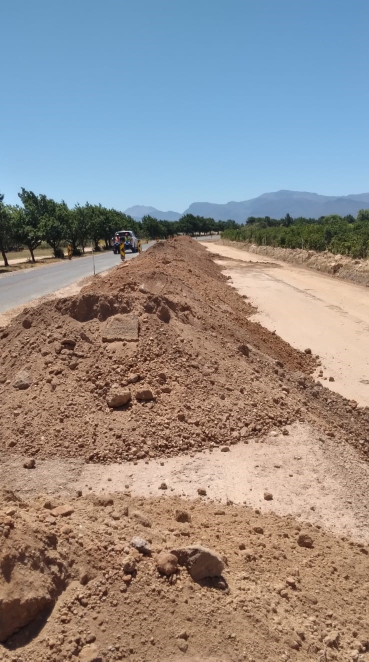
#> input picture Anura.jpeg, 738 x 1323 px (shown at 1/2 size)
$ python -i sedimentscanner.py   (imports and definitions only)
#> lines starting #> are read from the running program, lines starting #| are printed output that depends on the picture; after the words box and inside, x2 and y2 are one past the last pixel; in counts of white or black regions, pixels touching at a corner belong together
import cv2
import numpy as np
import tkinter as tk
from tkinter import filedialog
from tkinter import messagebox
from PIL import Image, ImageTk

# Function to analyze the uploaded soil image
def analyze_soil_layers(image_path):
    # Load the image using OpenCV
#> called with image_path = 'Anura.jpeg'
    image = cv2.imread(image_path)
#> image is the input picture: shape (1323, 738, 3); mean B, G, R 139.3, 141.1, 146.5
    original = image.copy()

    # Get the center of the image to focus on the central 10%
    height, width = image.shape[:2]
#> height = 1323; width = 738
    center_y, center_x = height // 2, width // 2
#> center_y = 661; center_x = 369

    # Define the region of interest (central 10%)
    margin = int(0.1 * height)
#> margin = 132
    roi = image[center_y - margin:center_y + margin, center_x - margin:center_x + margin]

    # Convert to grayscale for better analysis
    gray = cv2.cvtColor(roi, cv2.COLOR_BGR2GRAY)
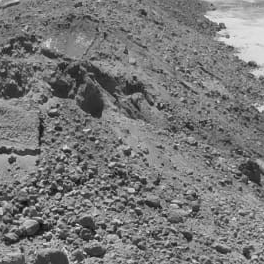
#> gray: shape (264, 264); min 11, max 233, mean 120.2

    # Apply Gaussian Blur to reduce noise
    blurred = cv2.GaussianBlur(gray, (5, 5), 0)
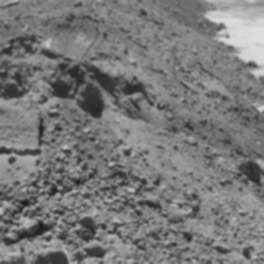
#> blurred: shape (264, 264); min 23, max 222, mean 120.2

    # Use edge detection to identify contours (soil layers)
    edges = cv2.Canny(blurred, 50, 150)
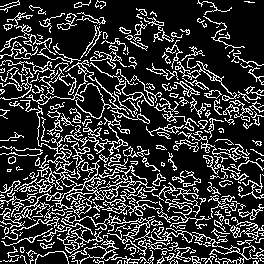
#> edges: shape (264, 264); 21% white in thin lines or dots

    # Find contours based on the edge detection
    contours, _ = cv2.findContours(edges, cv2.RETR_TREE, cv2.CHAIN_APPROX_SIMPLE)
#> contours = 484 contours, 336 with area under 20; largest, box (x1, y1, x2, y2) and area: (20, 100, 158, 218) 1134, (107, 215, 264, 264) 528, (60, 185, 95, 211) 254, (26, 60, 129, 119) 202, (14, 155, 56, 193) 161

    # Initialize a list for storing layer information
    layers = []

    total_area = roi.shape[0] * roi.shape[1]  # Total area of the region of interest
#> total_area = 69696

    # Process each detected contour
    for idx, contour in enumerate(contours):
        # Skip small contours (noise)
        if cv2.contourArea(contour) < 500:
            continue

        # Create a mask for the current layer
        mask = np.zeros_like(gray)
        cv2.drawContours(mask, [contour], -1, 255, -1)

        # Calculate the area of the current layer
        layer_area = cv2.contourArea(contour)
        percentage = (layer_area / total_area) * 100

        # Extract the region of interest for this layer
        layer = cv2.bitwise_and(roi, roi, mask=mask)

        # Analyze the grain size and soil type
        grain_size = analyze_grain_size(mask)
        soil_type = classify_soil(layer)

        # Store the layer's results
        layers.append({
            "index": idx + 1,
            "grain_size": grain_size,
            "soil_type": soil_type,
            "area": layer_area,
            "percentage": percentage
        })

        # Annotate the image with the layer information
        M = cv2.moments(contour)
        if M["m00"] != 0:
            cX = int(M["m10"] / M["m00"]) + (center_x - margin)  # Adjust to original image coordinates
            cY = int(M["m01"] / M["m00"]) + (center_y - margin)

            cv2.putText(image, f"Layer {idx + 1}: {soil_type} ({percentage:.2f}%)",
                        (cX, cY), cv2.FONT_HERSHEY_SIMPLEX, 1, (255, 255, 255), 2)

        # Draw colored contour and center of the layer
        color = (0, 255, 255)  # Yellow contour for better visibility
        cv2.drawContours(image, [contour], -1, color, 2)
        cv2.circle(image, (cX, cY), 7, (255, 255, 255), -1)
#> this loop made 484 passes
#> (layer_area, percentage, grain_size, cX, cY) on passes 89, 321: (528, 0.758, 528, 421, 770), (1134.5, 1.63, 1134.5, 327, 711)
#> contour on passes 2, 14, 24, 38: [[0, 261], [1, 261]], [[195, 262], [196, 261], [197, 262], [196, 263]], [[138, 250], [138, 251], [137, 252], [138, 251]], [[182, 239], [183, 239]]
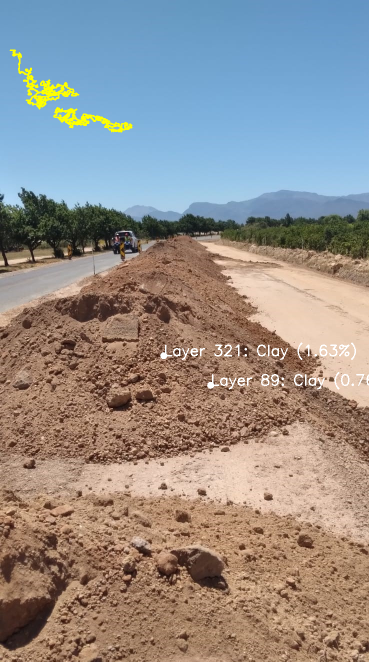
#> image: shape (1323, 738, 3) (shown at 1/2 size); 1.06% of pixels changed, all inside (x1, y1, x2, y2) = (19, 99, 738, 779)
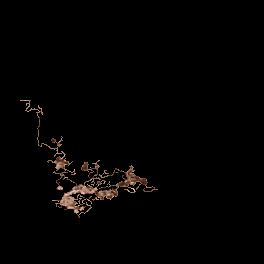
#> layer: shape (264, 264, 3); mean B, G, R 2.1, 2.7, 3.6
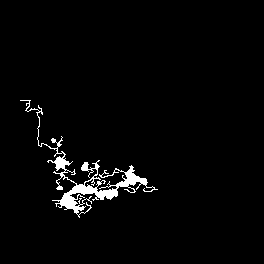
#> mask: shape (264, 264); 2.6% white; 1 white region, box (x1, y1, x2, y2) and area: (20, 100, 158, 218) 1827
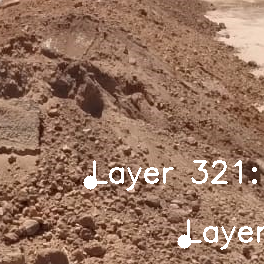
#> roi: shape (264, 264, 3); mean B, G, R 95.1, 115.6, 150.7
#> after the loop, layers = 2 items

    # Save the annotated image
    annotated_image_path = "annotated_soil_image.jpg"
    cv2.imwrite(annotated_image_path, image)

    return layers, annotated_image_path

# Function to analyze grain size based on contours
def analyze_grain_size(mask):
    contours, _ = cv2.findContours(mask, cv2.RETR_TREE, cv2.CHAIN_APPROX_SIMPLE)
    areas = [cv2.contourArea(c) for c in contours if cv2.contourArea(c) > 10]
    if len(areas) == 0:
        return 0
    return sum(areas) / len(areas)

# Function to classify soil type based on image color
def classify_soil(layer):
    # Convert to HSV to analyze color for soil classification
    hsv = cv2.cvtColor(layer, cv2.COLOR_BGR2HSV)
    mean_color = cv2.mean(hsv)[:3]

    # Basic classification based on color in HSV space
    if mean_color[1] < 50 and mean_color[2] > 200:
        return "Sand"
    elif mean_color[2] < 50:
        return "Clay"
    elif 50 < mean_color[1] < 150:
        return "Silt"
    else:
        return "Aggregate"

# Function to open file dialog for selecting an image
def upload_image():
    file_path = filedialog.askopenfilename(filetypes=[("Image Files", "*.jpg;*.jpeg;*.png")])
    if file_path:
        try:
            # Analyze the image immediately after uploading
            results, annotated_image_path = analyze_soil_layers(file_path)

            # Display results in the UI
            display_results(results, annotated_image_path)
        except Exception as e:
            messagebox.showerror("Error", f"Error processing the image: {e}")

# Function to display results on the UI
def display_results(results, annotated_image_path):
    # Display the annotated image
    img = Image.open(annotated_image_path)
    img = img.resize((400, 400))  # Resize to fit the UI
    img_tk = ImageTk.PhotoImage(img)
    img_label.config(image=img_tk)
    img_label.image = img_tk  # Keep a reference to avoid garbage collection

    # Show text results with proper spacing
    result_text = ""
    for result in results:
        result_text += (f"Layer {result['index']}:\n"
                        f"  Soil Type: {result['soil_type']}\n"
                        f"  Grain Size: {result['grain_size']:.2f}\n"
                        f"  Area: {result['area']:.2f} px\n"
                        f"  Percentage of total: {result['percentage']:.2f}%\n\n")

    result_label.config(text=result_text)

# Create the main window
# [2 lines not run here, left out]

# Create buttons and labels
# [1 line that did not run here, left out]
# [1 line not run here, left out]

# Create a frame to hold image and result display separately
# [1 line that did not run here, left out]
# [1 line not run here, left out]

# Label to display the image
# [1 line that did not run here, left out]
# [1 line not run here, left out]

# Label to display results
# [1 line that did not run here, left out]
# [4 lines not run here, left out]

>>> result = analyze_soil_layers('Anura.jpeg')

$ run again, on OttersBend.jpeg
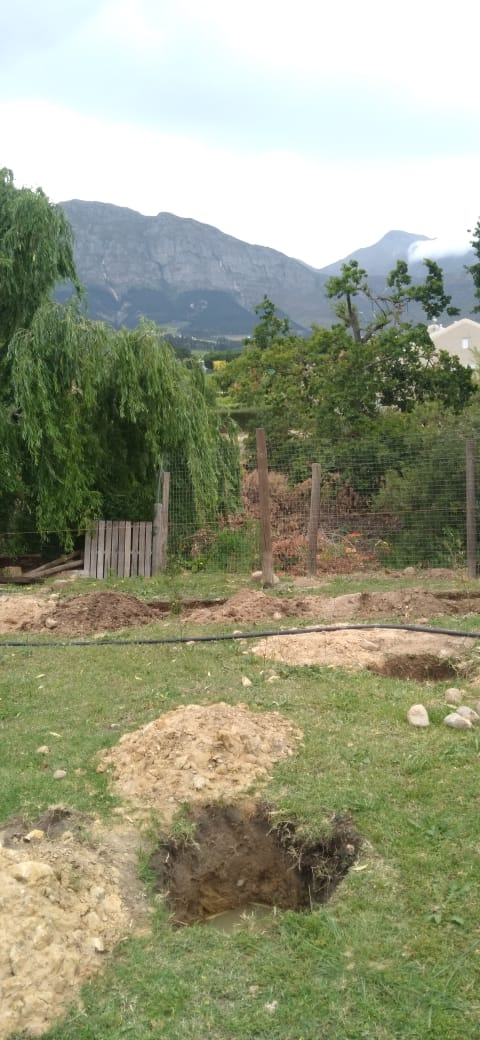
#> input picture OttersBend.jpeg, 480 x 1040 px
#> in analyze_soil_layers, image is the input picture: shape (1040, 480, 3); mean B, G, R 128.8, 154.7, 151.2
#> in analyze_soil_layers, `blurred = cv2.GaussianBlur(gray, (5, 5), 0)`:
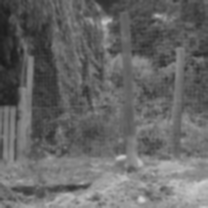
#> blurred: shape (208, 208); min 27, max 212, mean 103.2
#> in analyze_soil_layers, `edges = cv2.Canny(blurred, 50, 150)`:
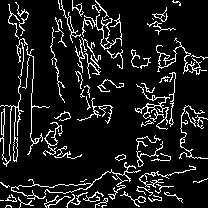
#> edges: shape (208, 208); 10.9% white in thin lines or dots
#> contours = 89 contours, 60 with area under 20; largest, box (x1, y1, x2, y2) and area: (156, 38, 207, 75) 181, (0, 76, 24, 167) 158, (158, 53, 176, 68) 121, (135, 84, 170, 130) 97, (84, 14, 122, 50) 80
#> the loop in analyze_soil_layers, `for idx, contour in enumerate(contours):` made 89 passes
#> contour on pass 3: [[0, 200], [3, 200]]
#> after the loop in analyze_soil_layers, `for idx, contour in enumerate(contours):`: layers = []
#> result = ([], 'annotated_soil_image.jpg')
